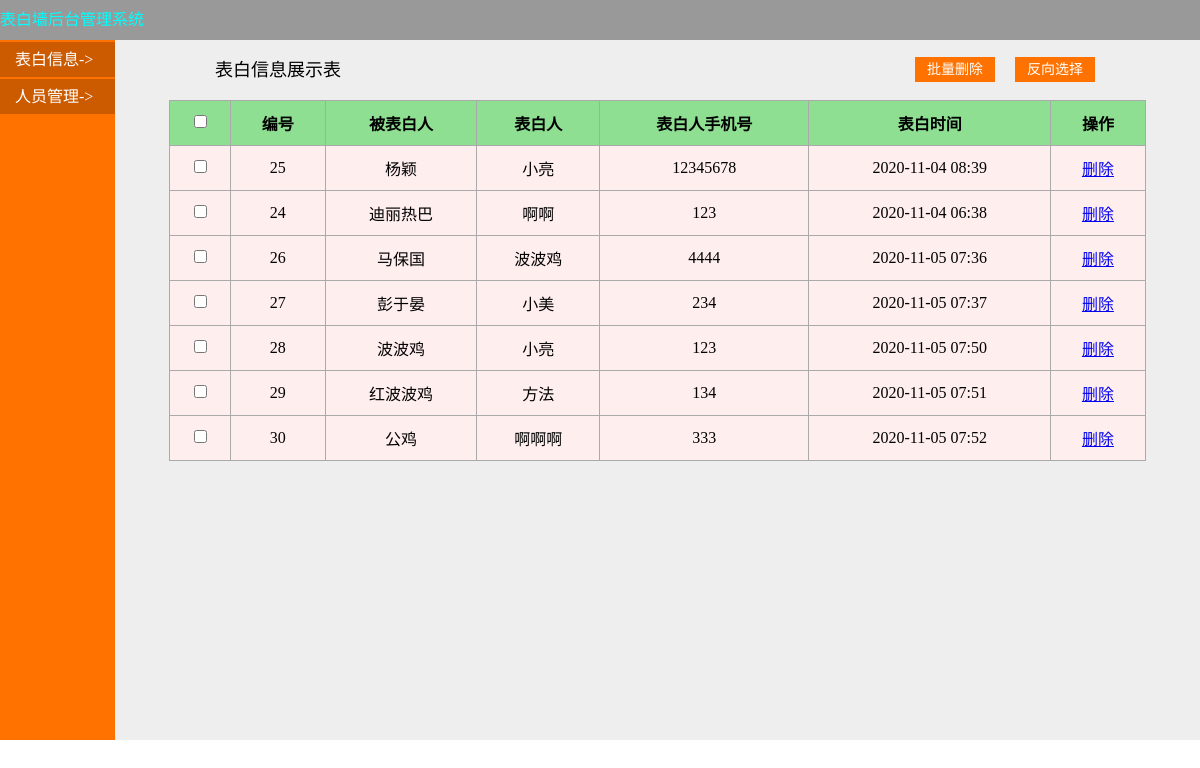
Before: /admin/admin.php with the older database file.
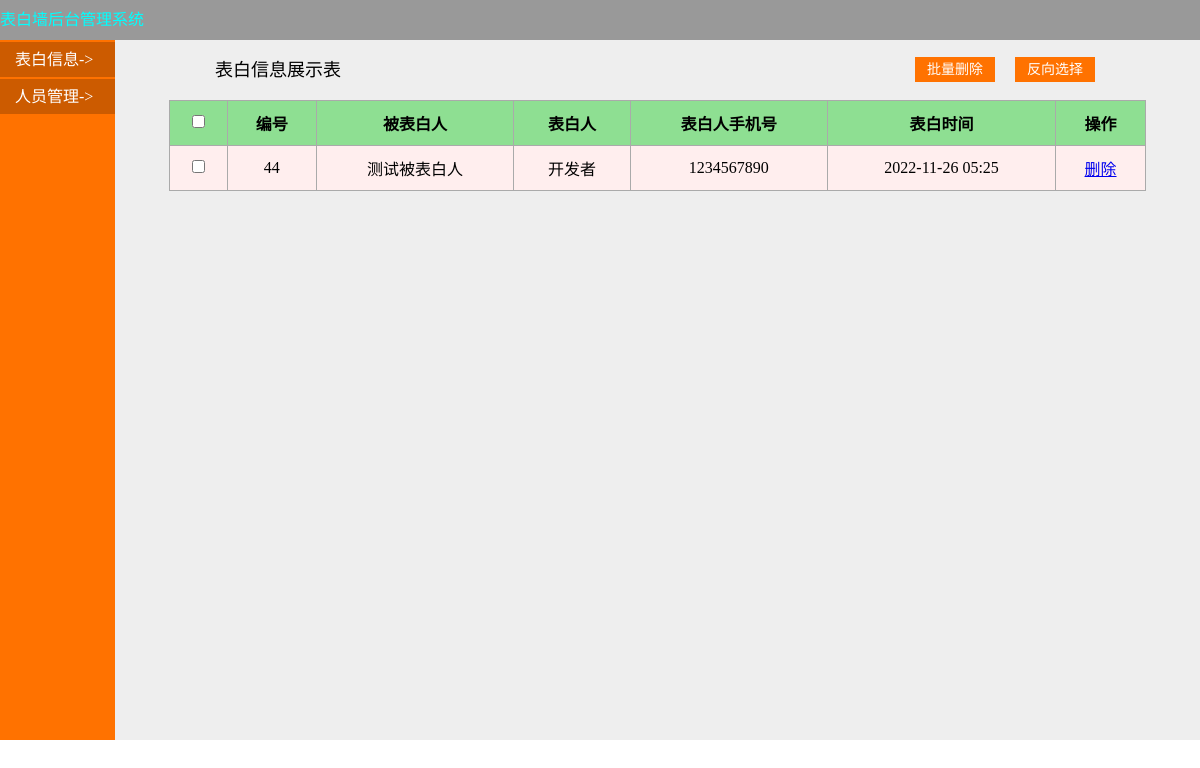
After: the same page with the newer database file.
### tables this page shows
CREATE TABLE IF NOT EXISTS `qiang` (
  `id` int(12) NOT NULL,
  `name1` varchar(50) NOT NULL,
  `name2` varchar(50) NOT NULL,
  `content` text NOT NULL,
  `btime` int(12) NOT NULL,
  `tel` int(15) NOT NULL,
  `photo` varchar(100) NOT NULL
);

### admin/admin.php (the view, shortened to what this page needs)
<?php
include "../db/connectdb.php";
$sql = "select * from qiang";
$res = mysqli_query($link, $sql);
$news = mysqli_fetch_all($res, MYSQLI_ASSOC);
?>
<!doctype html>
<html lang="en">
<head>
    <link rel="stylesheet" type="text/css" href="./css/admin.css"/>
</head>
<body>
<div class="top">
    <div class="topbox">
        <span>表白墙后台管理系统</span>
    </div>
</div>
<div class="under">
    <form action="./com/plsc.php" method="post" style="display: inline-block;float: right">
        <div class="right">
            <span class="topspan">表白信息展示表</span>
            <span class="but1">反向选择</span>
            <input type="submit" value="批量删除" class="but2"/>
            <table>
                <thead>
                    <tr class="tr1">
                        <th><input id="ckall" type="checkbox" /></th>
                        <th>编号</th>
                        <th>被表白人</th>
                        <th>表白人</th>
                        <th>表白人手机号</th>
                        <th>表白时间</th>
                        <th>操作</th>
                    </tr>
                </thead>
                <tbody>
                    <?php foreach ($news as $key => $value) {?>
                        <tr>
                            <td><input type="checkbox" name="checkbox[]" value="<?php echo $value['id'] ?>"/></td>
                            <td><?php echo $value['id'] ?></td>
                            <td><?php echo $value['name1'] ?></td>
                            <td><?php echo $value['name2'] ?></td>
                            <td><?php echo $value['tel'] ?></td>
                            <td><?php echo date('Y-m-d H:i', $value['btime']) ?></td>
                            <td>
                                <a class="gs" href="./com/shanchu.php?id=<?php echo $value['id'] ?>">删除</a>
                            </td>
                        </tr>
                    <?php }?>
                </tbody>
            </table>
        </div>
    </form>
    <div class="left">
        <ul>
            <li>表白信息-></li>
            <a href="./com/admin2.php"><li>人员管理-></li></a>
        </ul>
    </div>
</div>
</body>
</html>

Changed rows visible on the page:
removed qiang: id "25", name1 "杨颖", name2 "小亮", tel "12345678", btime "2020-11-04 08:39"
removed qiang: id "24", name1 "迪丽热巴", name2 "啊啊", tel "123", btime "2020-11-04 06:38"
removed qiang: id "26", name1 "马保国", name2 "波波鸡", tel "4444", btime "2020-11-05 07:36"
removed qiang: id "27", name1 "彭于晏", name2 "小美", tel "234", btime "2020-11-05 07:37"
removed qiang: id "28", name1 "波波鸡", name2 "小亮", tel "123", btime "2020-11-05 07:50"
removed qiang: id "29", name1 "红波波鸡", name2 "方法", tel "134", btime "2020-11-05 07:51"
removed qiang: id "30", name1 "公鸡", name2 "啊啊啊", tel "333", btime "2020-11-05 07:52"
added qiang: id "44", name1 "测试被表白人", name2 "开发者", tel "1234567890", btime "2022-11-26 05:25"
